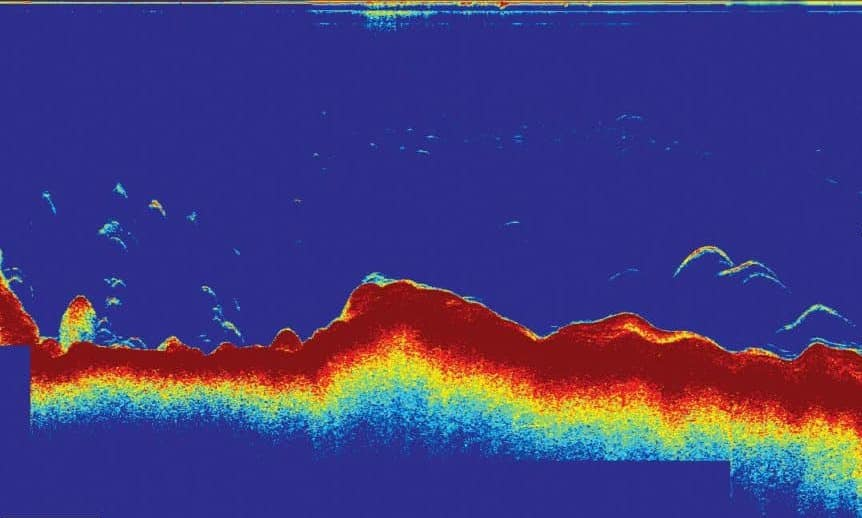
#> input picture yolo/sonar3.jpg, 862 x 518 px
$ python fish-detector.py
#> lines starting #> are read from the running program, lines starting #| are printed output that depends on the picture; after the words box and inside, x2 and y2 are one past the last pixel; in counts of white or black regions, pixels touching at a corner belong together
import cv2
import numpy as np
import matplotlib.pyplot as plt
from scipy.signal import convolve2d
from skimage.feature import corner_harris, peak_local_max
import skimage.io as skio

# Open the image file
image = cv2.imread("sonar3.jpg")
#> image is the input picture: shape (518, 862, 3); mean B, G, R 126.2, 60.1, 67.8
grayscale = cv2.cvtColor(image, cv2.COLOR_RGB2GRAY)
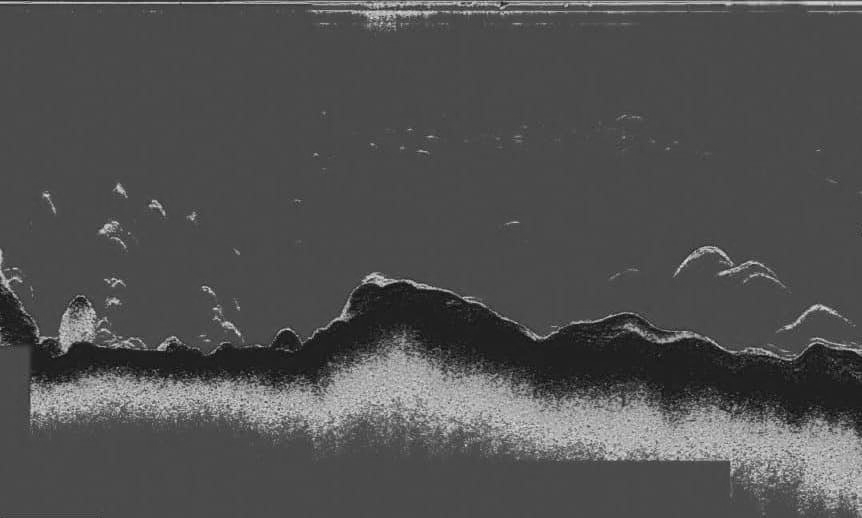
#> grayscale: shape (518, 862); min 11, max 228, mean 80.9

# Find contours
max_brightness = np.max(grayscale)
#> max_brightness = 228
_, thresholded = cv2.threshold(grayscale, 0.5 * max_brightness, max_brightness, 0)
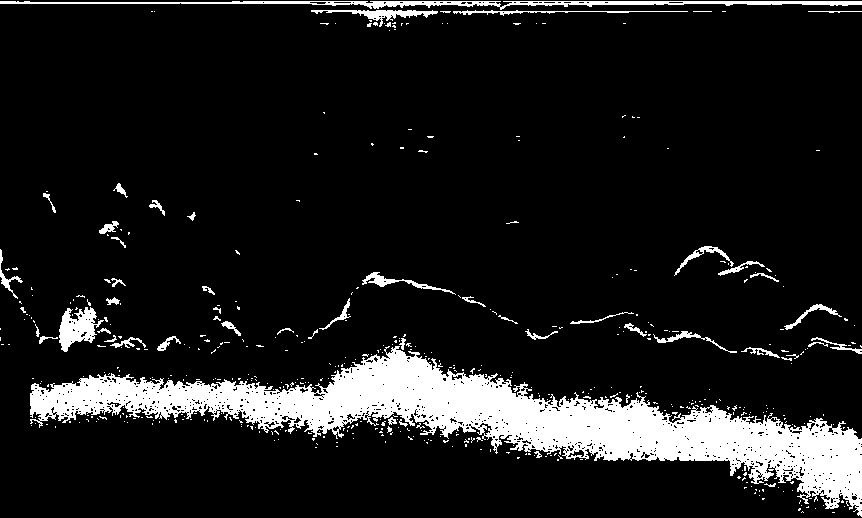
#> thresholded: shape (518, 862); values 0 (black) and 228 (white), 11.2% white; 485 white regions (436 under 20 px)
contours, _ = cv2.findContours(thresholded, cv2.RETR_TREE, cv2.CHAIN_APPROX_SIMPLE)
#> contours = 1248 contours, 1179 with area under 20; largest, box (x1, y1, x2, y2) and area: (30, 346, 862, 517) 39737, (0, 1, 862, 10) 2104, (59, 307, 104, 352) 1016, (311, 10, 438, 27) 471, (362, 272, 456, 295) 300

# Filter contours
contours = [contour for contour in contours if len(contour) > 7]
#> contours = 220 contours, 154 with area under 20; largest, box (x1, y1, x2, y2) and area: (30, 346, 862, 517) 39737, (0, 1, 862, 10) 2104, (59, 307, 104, 352) 1016, (311, 10, 438, 27) 471, (362, 272, 456, 295) 300

# Draw contours
cv2.drawContours(image, contours, -1, (0, 255, 0), 1)
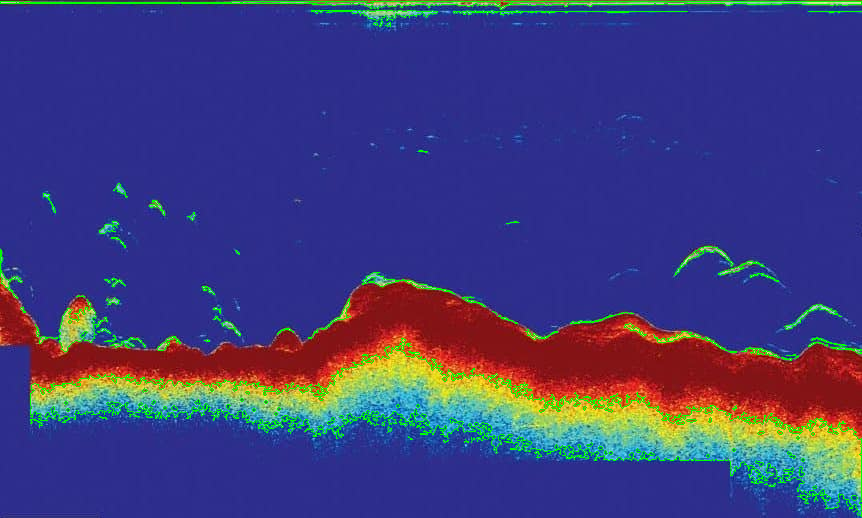
#> image: shape (518, 862, 3); 2.51% of pixels changed, all inside (x1, y1, x2, y2) = (0, 1, 862, 517)

# Draw bounding boxes
contour = np.reshape(np.array(contours[0]), (len(contours[0]), 2))
#> contour = [[846, 501], [846, 503], [847, 504], [847, 505], [848, 505], [846, 503], [846, 502], [847, 501]]
print(contour)
#| [[846 501]
#|  [846 503]
#|  [847 504]
#|  [847 505]
#|  [848 505]
#|  [846 503]
#|  [846 502]
#|  [847 501]]
for contour in contours:
    contour = np.reshape(np.array(contour), (len(contour), 2))
    x_min = np.min(contour, axis=0)[0]
    x_max = np.max(contour, axis=0)[0]
    y_min = np.min(contour, axis=0)[1]
    y_max = np.max(contour, axis=0)[1]
    if (x_max - x_min < 100 and y_max - y_min < 100):
        cv2.rectangle(image, (x_min, y_min), (x_max, y_max), (0,255,0), 3)
#> this loop made 220 passes
#> (x_min, x_max, y_min, y_max) on passes 1 to 3: (846, 848, 501, 505), (764, 775, 483, 486), (534, 541, 451, 457)
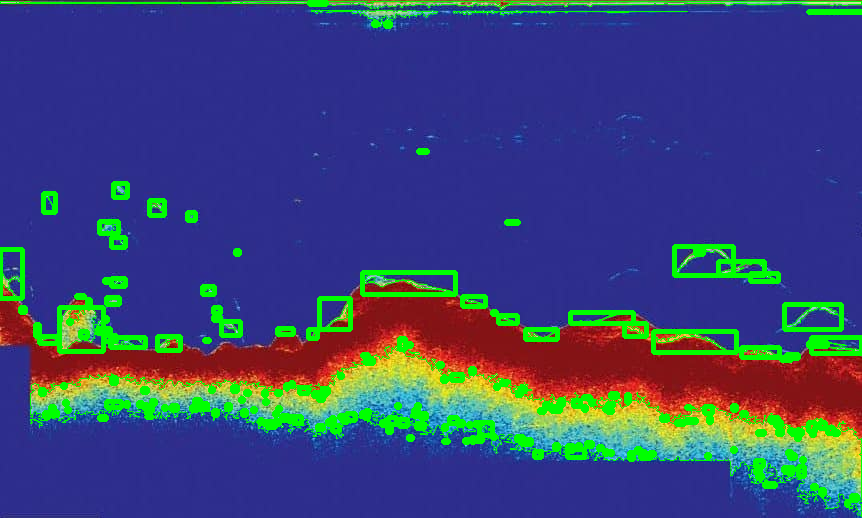
#> image: shape (518, 862, 3); 5.19% of pixels changed, all inside (x1, y1, x2, y2) = (0, 0, 862, 508)

# Save the annotated image
cv2.imwrite("Inference.png", image)

$ run again, with yolo/sonar2.jpg copied over yolo/sonar3.jpg
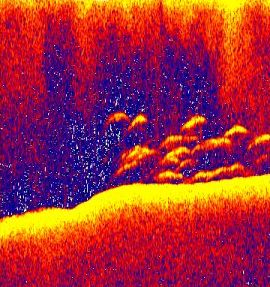
#> input picture yolo/sonar2.jpg, 270 x 287 px
#> image is the input picture: shape (287, 270, 3); mean B, G, R 60.7, 44.7, 161.2
#> max_brightness = 250
#> `_, thresholded = cv2.threshold(grayscale, 0.5 * max_brightness, max_br..`:
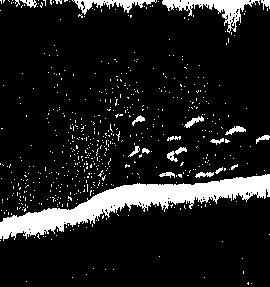
#> thresholded: shape (287, 270); values 0 (black) and 250 (white), 11.6% white; 602 white regions (584 under 20 px)
#> `contours, _ = cv2.findContours(thresholded, cv2.RETR_TREE, cv2.CHAIN_A..`: contours = 665 contours, 648 with area under 20; largest, box (x1, y1, x2, y2) and area: (0, 174, 270, 241) 5092, (162, 0, 260, 33) 855, (72, 0, 157, 15) 376, (167, 147, 187, 162) 82, (225, 126, 246, 135) 66
#> `contours = [contour for contour in contours if len(contour) > 7]`: contours = 37 contours, 20 with area under 20; largest, box (x1, y1, x2, y2) and area: (0, 174, 270, 241) 5092, (162, 0, 260, 33) 855, (72, 0, 157, 15) 376, (167, 147, 187, 162) 82, (225, 126, 246, 135) 66
#> contour = [[52, 197], [53, 197], [54, 198], [53, 199], [53, 201], [53, 199], [54, 198], [53, 197]]
#| [[ 52 197]
#|  [ 53 197]
#|  [ 54 198]
#|  [ 53 199]
#|  [ 53 201]
#|  [ 53 199]
#> (further printed lines are left out)
#> the loop `for contour in contours:` made 37 passes
#> (x_min, x_max, y_min, y_max) on passes 1 to 8: (52, 54, 197, 201), (68, 71, 196, 200), (102, 105, 175, 180), (0, 269, 174, 240), (213, 216, 194, 199), (195, 213, 172, 177), (159, 174, 172, 177), (98, 102, 170, 176)
#> after the loop `for contour in contours:`:
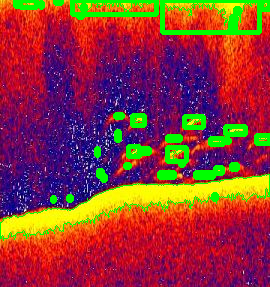
#> image: shape (287, 270, 3); mean B, G, R 57.5, 57.7, 142.2
